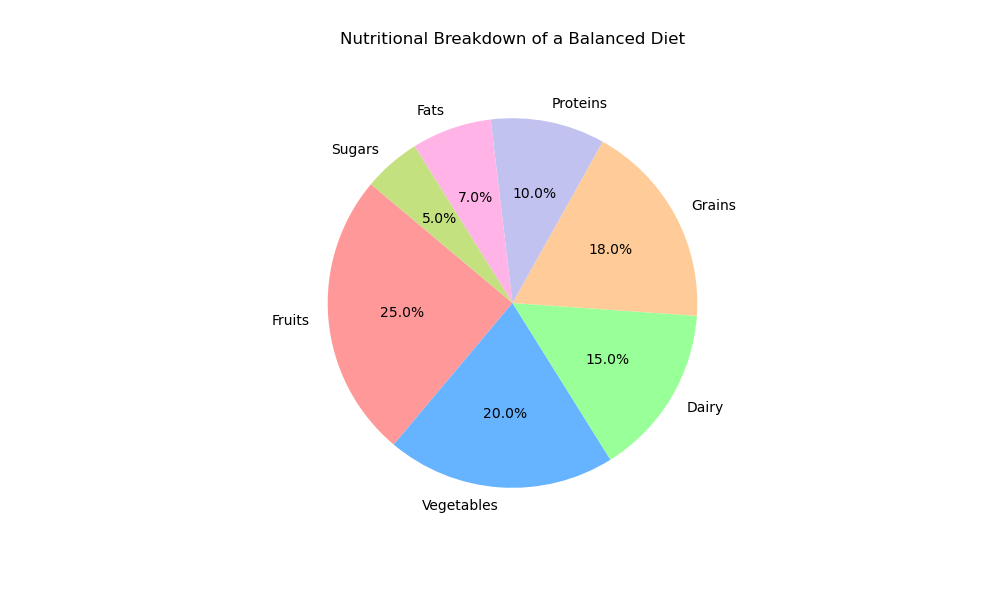

Here is the Python script that generated this plot:

import matplotlib.pyplot as plt

# Data points
categories = ['Fruits', 'Vegetables', 'Dairy', 'Grains', 'Proteins', 'Fats', 'Sugars']
percentages = [25.0, 20.0, 15.0, 18.0, 10.0, 7.0, 5.0]

# Colors using hexadecimal color codes
colors = ['#ff9999', '#66b3ff', '#99ff99', '#ffcc99', '#c2c2f0', '#ffb3e6', '#c4e17f']

# Plotting the pie chart
plt.figure(figsize=(10, 6))  # Width and height of the chart
plt.pie(percentages, labels=categories, colors=colors, autopct='%1.1f%%', startangle=140)

# Title of the chart
plt.title('Nutritional Breakdown of a Balanced Diet', pad=20)

# Display the chart
plt.show()
